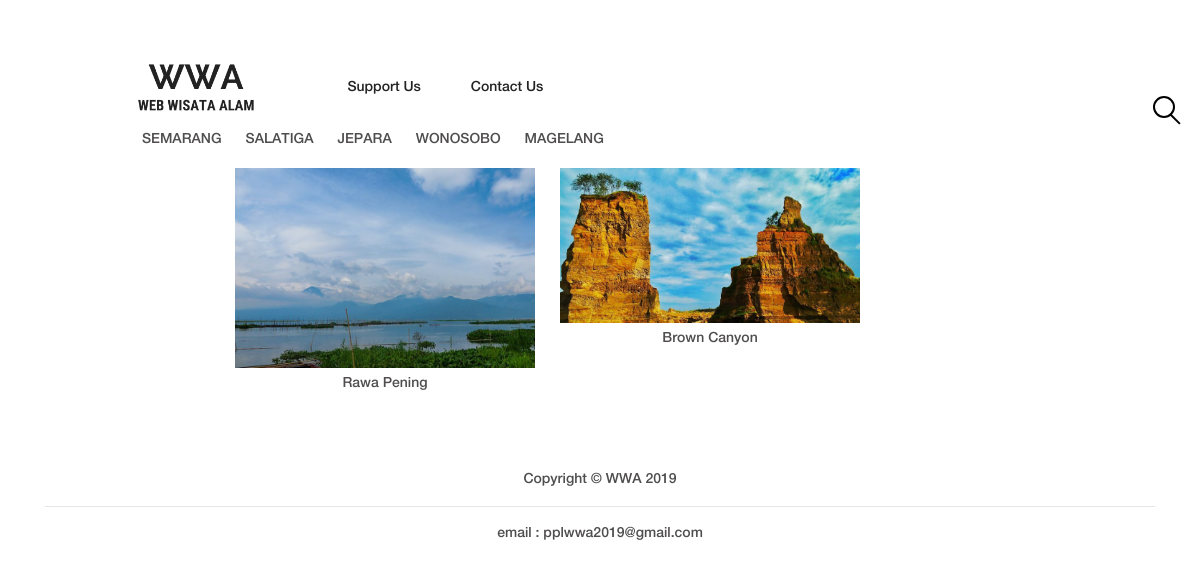
Page /orderkota.php?id_kota=1 on the committed database.
### tables this page shows
CREATE TABLE `kota` (
  `id_kota` int(3) NOT NULL,
  `nama_kota` varchar(20) NOT NULL
);

CREATE TABLE `artikel` (
  `id_artikel` int(5) NOT NULL,
  `nama` varchar(150) NOT NULL,
  `alamat` varchar(150) NOT NULL,
  `deskripsi` longtext NOT NULL,
  `link` text NOT NULL,
  `id_kota` int(3) NOT NULL,
  `id_admin` int(3) NOT NULL,
  `gambar1` varchar(225) NOT NULL,
  `gambar2` varchar(225) NOT NULL,
  `gambar3` varchar(225) NOT NULL,
  `gambar4` varchar(225) NOT NULL
);

### orderkota.php (the view, shortened to what this page needs)
<!DOCTYPE html>
<html lang="en">
<head>
    <link rel="stylesheet" href="style.css">
</head>
<body>
    <?php
    require_once 'db_login.php';
    $db = new mysqli($db_host, $db_username, $db_password, $db_database) or die ("Could not connect to the database: <br />". $db->connect_error);
    ?>
    <header class="header-area">
        <div class="original-nav-area" id="stickyNav">
            <div class="classy-nav-container breakpoint-off">
                <div class="container">
                    <nav class="classy-navbar justify-content-between">
                        <div class="classy-menu" id="originalNav">
                            <div class="classynav" style="padding-top: 15px">
                                <div class="text-center">
                                    <div class="container">
                                        <div class="row align-items-center">
                                            <div class="col-5">
                                                <a href="index.php" class="original-logo"><img src="img/core-img/2019.png" alt=""></a>
                                            </div>
                                            <div style="padding-right: 50px"><a href="support.php">Support Us</a></div>
                                            <div><a href="#contact">Contact Us</a></div>
                                        </div>
                                    </div>
                                    <div class="container" style="padding-left: 100px; padding-top: 5px;">
                                        <div class="row align-items-center">
                                            <?php
                                            $qKota = "SELECT * FROM kota ORDER BY id_kota";
                                            $rKota = $db->query($qKota) or die ("Could not query the database: <br />". $db->error);
                                            while($tampilGrid = $rKota->fetch_object()){
                                            echo '
                                            <ul>
                                                <li><a href="orderkota.php?id_kota='.$tampilGrid->id_kota.'" >'.$tampilGrid->nama_kota.'</a></li>
                                            </ul>';
                                        }
                                        ?>
                                    </div>
                                </div>
                            </div>
                            <div id="search-wrapper" align="right">
                                <form class="form-inline" method="GET" action="p_grid.php">
                                    <input type="text" id="search" name="search" placeholder="Search something...">
                                </form>
                            </div>
                        </div>
                    </div>
                </nav>
            </div>
        </div>
    </div>
</header>
<br><br>
<?php
$id_kota = $_GET['id_kota'];
$qGrid = "SELECT * FROM artikel WHERE id_kota='$id_kota' ORDER BY id_artikel";
$rGrid = $db->query($qGrid) or die ("Could not query the database: <br />". $db->error);
echo '<div class="row mt-7" id="grid" style="padding-left: 250px; padding-top: 20px;">';
    while($tampilGrid = $rGrid->fetch_object()){
    echo '<div ><a href="single-post.php?id_artikel='.$tampilGrid->id_artikel.'"><ul style="padding-right: 25px;">
      <li><img src="tubes/images/'.$tampilGrid->gambar1.'"  width="300" height="250"></li>
      <li class="text-center" style="padding-top:5px; padding-bottom:15px;">'.$tampilGrid->nama.'</li></div>';
  }
echo '</div>';
?>
<footer class="footer-area text-center" id="contact">
    <div class="container">
        <div class="row">
            <div class="col-12">
                <div class="copyright text-center my-auto">
                  <span>Copyright &copy; WWA 2019</span>
              </div>
              <hr>
              <div class="copyright text-center my-auto">
                  email : pplwwa2019@gmail.com
              </div>
          </div>
      </div>
  </div>
</footer>
</body>
</html>

### style.css (style rules this page uses)
* { margin: 0; padding: 0; }
body { font-family: "helveticaneuemedium"; background-color: #ffffff; }
a { -webkit-transition-duration: 500ms; transition-duration: 500ms; text-decoration: none; outline: none; font-size: 14px; font-family: "helveticaneuemedium"; color: #4f4d4d; }
ul, ol { margin: 0; }
ul li, ol li { list-style: none; }
img { height: auto; max-width: 100%; }
.header-area { position: relative; width: 100%; z-index: 100; -webkit-transition-duration: 500ms; transition-duration: 500ms; }
.header-area .original-nav-area { height: 100px; }
.header-area .original-nav-area .classynav ul li a { text-transform: uppercase; color: #4f4d4d; }
.header-area .original-nav-area .classy-nav-container { background-color: transparent; }
.header-area .original-nav-area .classy-navbar { height: 200px; padding: 0; }
#search-wrapper { display: inline-block; position: absolute; right: 25px; margin-left: 50px; }
#search-wrapper:after { position: absolute; bottom: 3px; right: -9px; display: block; content: ""; width: 14px; height: 2px; background-color: #000000; -webkit-transform: rotate(45deg) scaleX(0); transform: rotate(45deg) scaleX(0); transform-origin: 0 50%; -webkit-animation: lens-in 0.6s linear 0.9s forwards; animation: lens-in 0.6s linear 0.9s forwards; }
#search-wrapper #search { background: none; border: 2px solid; border-color: #000000; outline: none; padding: 0 9px; border-radius: 1000px; width: 0; transition: all 0.3s 0.6s; font-size: 12px; }
.footer-area { padding: 60px 0; position: relative; z-index: 1; }

### css/classy-nav.css (style rules this page uses)
* { margin: 0; padding: 0; }
body { font-family: "Roboto", sans-serif; background-color: #f2f4f8; overflow-x: hidden; }
ul, ol { margin: 0; }
ul li, ol li { list-style: none; }
img { height: auto; max-width: 100%; }
.classy-nav-container { position: relative; z-index: 100; background-color: #ffffff; }
.classy-nav-container * { box-sizing: border-box; }
.classy-nav-container a { -webkit-transition-duration: 500ms; transition-duration: 500ms; text-decoration: none; outline: none; font-size: 14px; font-weight: 400; color: #232323; display: inline-block; }
.justify-content-between { -webkit-box-pack: justify; -ms-flex-pack: justify; justify-content: space-between; }
.classy-navbar { width: 100%; height: 70px; padding: 0.5em 2em; display: -webkit-box; display: -ms-flexbox; display: flex; -webkit-box-align: center; -ms-flex-align: center; -ms-grid-row-align: center; align-items: center; }
.classynav ul li { display: inline-block; clear: both; position: inherit; z-index: 10; }
.classynav ul li a { padding: 0 12px; display: block; height: 35px; font-size: 14px; line-height: 34px; }
.breakpoint-off .classynav { display: -webkit-box; display: -ms-flexbox; display: flex; -webkit-box-align: center; -ms-flex-align: center; -ms-grid-row-align: center; align-items: center; }

### rows in the picture
kota: nama_kota "SEMARANG"
kota: nama_kota "SALATIGA"
kota: nama_kota "JEPARA"
kota: nama_kota "WONOSOBO"
kota: nama_kota "MAGELANG"
artikel: gambar1 (picture), nama "Rawa Pening"
artikel: gambar1 (picture), nama "Brown Canyon"
